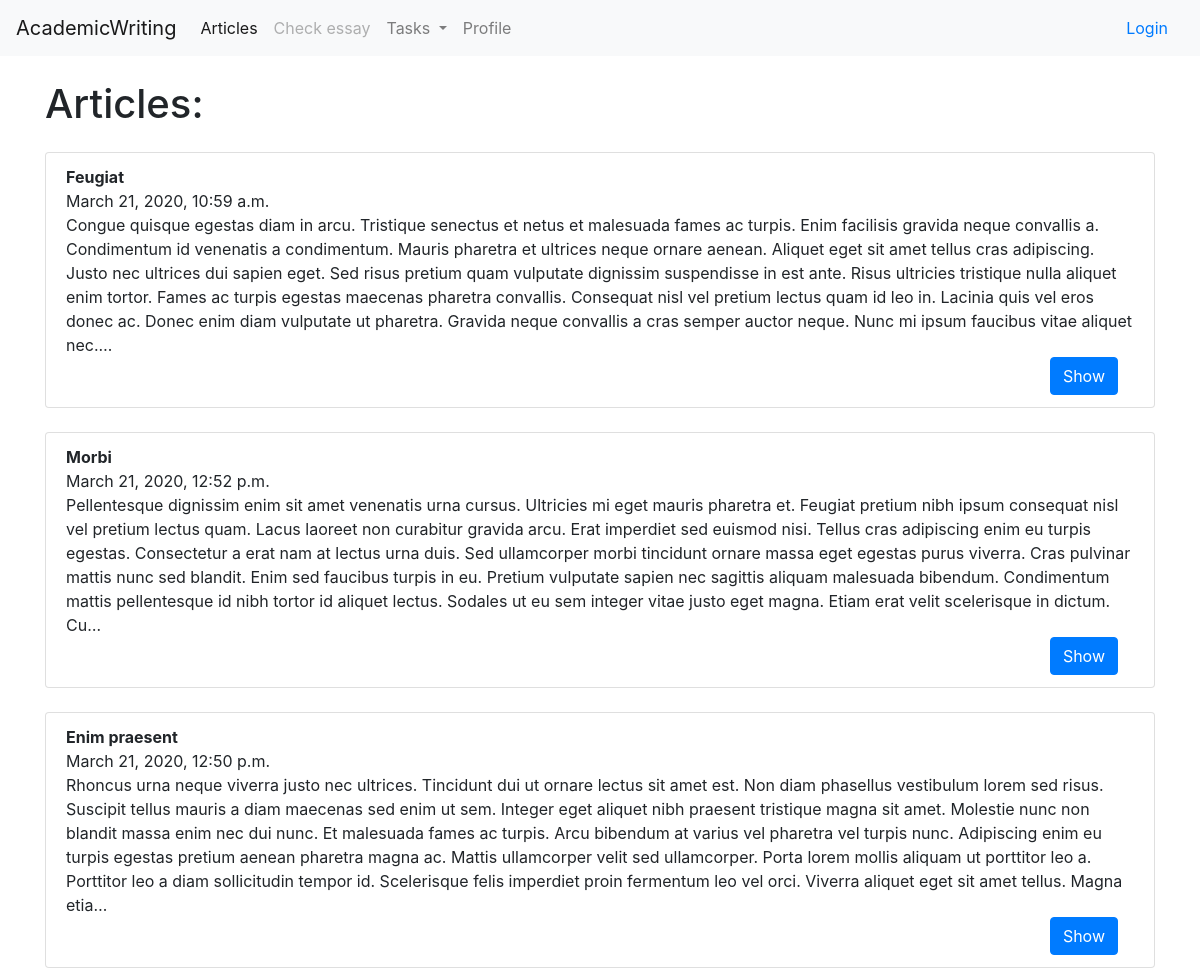
The page /articles on the database its author committed.
### AcademicWriting/models.py (models this page shows, shortened)
class Articles(models.Model):
    author = models.ForeignKey(User, on_delete=models.CASCADE, verbose_name='Author', blank=True, null=True)
    creation_date = models.DateTimeField(auto_now=True)
    name = models.CharField(max_length=200, verbose_name='Name')
    text = models.TextField(verbose_name='Text')
    class Meta:
        verbose_name = 'Article'
        verbose_name_plural = 'Articles'

### AcademicWriting/views.py (the view)
# urls.py: path('articles', views.ArticlesListView.as_view(), name='articles'),
class ArticlesListView(ListView):
    model = Articles
    template_name = 'articles.html'
    context_object_name = 'articles'

### AcademicWriting/templates/articles.html
{% extends 'base.html' %}
{% block content %}
    <div class="container mt-4">
        <h1>Articles:</h1>
        {% for article in articles %}
            <ul class="list-group mt-4">
                <li class="list-group-item">
                    <b>{{ article.name }}</b><br>
                    <span>{{ article.creation_date }}</span><br>
                    <span>{{ article.text|truncatechars:'700' }}</span><br>
                    <span class="float-right mr-3"><a class="btn btn-primary" role="button" href="/articles/details/{{ article.id }}">Show</a> </span>
                </li>
            </ul>
        {% endfor %}
    </div>
{%  endblock %}

### rows shown on the page
Articles: name "Feugiat", creation_date "March 21, 2020, 10:59 a.m.", text "Congue quisque egestas diam in arcu. Tristique senectus et netus et malesuada fames ac turpis. Enim facilisis gravida neque convallis a. Condimentum id venenatis a condimentum. Mauris pharetra et ultrices neque ornare aenean. Aliquet eget sit amet tellus cras adipiscing. Justo nec ultrices dui sapien eget. Sed risus pretium quam vulputate dignissim suspendisse in est ante. Risus ultricies tristique nulla aliquet enim tortor. Fames ac turpis egestas maecenas pharetra convallis. Consequat nisl vel pretium lectus quam id leo in. Lacinia quis vel eros donec ac. Donec enim diam vulputate ut pharetra. Gravida neque convallis a cras semper auctor neque. Nunc mi ipsum faucibus vitae aliquet nec.…"
Articles: name "Morbi", creation_date "March 21, 2020, 12:52 p.m.", text "Pellentesque dignissim enim sit amet venenatis urna cursus. Ultricies mi eget mauris pharetra et. Feugiat pretium nibh ipsum consequat nisl vel pretium lectus quam. Lacus laoreet non curabitur gravida arcu. Erat imperdiet sed euismod nisi. Tellus cras adipiscing enim eu turpis egestas. Consectetur a erat nam at lectus urna duis. Sed ullamcorper morbi tincidunt ornare massa eget egestas purus viverra. Cras pulvinar mattis nunc sed blandit. Enim sed faucibus turpis in eu. Pretium vulputate sapien nec sagittis aliquam malesuada bibendum. Condimentum mattis pellentesque id nibh tortor id aliquet lectus. Sodales ut eu sem integer vitae justo eget magna. Etiam erat velit scelerisque in dictum. Cu…"
Articles: name "Enim praesent", creation_date "March 21, 2020, 12:50 p.m.", text "Rhoncus urna neque viverra justo nec ultrices. Tincidunt dui ut ornare lectus sit amet est. Non diam phasellus vestibulum lorem sed risus. Suscipit tellus mauris a diam maecenas sed enim ut sem. Integer eget aliquet nibh praesent tristique magna sit amet. Molestie nunc non blandit massa enim nec dui nunc. Et malesuada fames ac turpis. Arcu bibendum at varius vel pharetra vel turpis nunc. Adipiscing enim eu turpis egestas pretium aenean pharetra magna ac. Mattis ullamcorper velit sed ullamcorper. Porta lorem mollis aliquam ut porttitor leo a. Porttitor leo a diam sollicitudin tempor id. Scelerisque felis imperdiet proin fermentum leo vel orci. Viverra aliquet eget sit amet tellus. Magna etia…"
